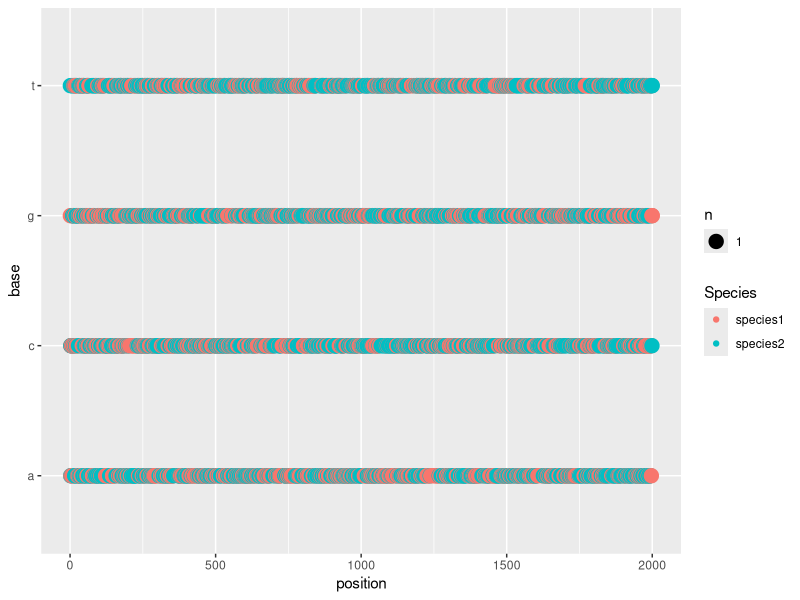

R code for this plot:
## ---- chunk 1
knitr::opts_chunk$set(echo = TRUE)
## ---- chunk 2
library(tidyverse)
library(ggplot2)

set <- c('a','t','g','c')
set1 <- sample(set, size=2000, replace=TRUE)
set2 <- sample(set, size=2000, replace=TRUE)
index <- seq(1, length(set1))
dataset <- tibble(position = index, 
                  species1 = set1,
                  species2 = set2)
longset <- pivot_longer(dataset, -position, names_to = 'Species', values_to = 'base')
## ---- chunk 3
g <- ggplot(longset, mapping = aes(position, base, col=Species)) + geom_count()
